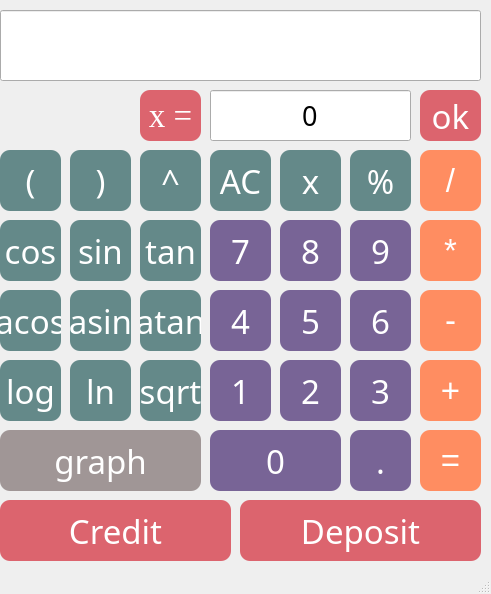
<?xml version="1.0" encoding="UTF-8"?>
<ui version="4.0">
 <class>MainWindow</class>
 <widget class="QMainWindow" name="MainWindow">
  <property name="geometry">
   <rect>
    <x>0</x>
    <y>0</y>
    <width>491</width>
    <height>594</height>
   </rect>
  </property>
  <property name="cursor">
   <cursorShape>ArrowCursor</cursorShape>
  </property>
  <property name="mouseTracking">
   <bool>false</bool>
  </property>
  <property name="windowTitle">
   <string>MainWindow</string>
  </property>
  <widget class="QWidget" name="centralwidget">
   <widget class="QLineEdit" name="Result_show">
    <property name="geometry">
     <rect>
      <x>0</x>
      <y>10</y>
      <width>481</width>
      <height>71</height>
     </rect>
    </property>
    <property name="font">
     <font>
      <family>Baskerville</family>
      <pointsize>20</pointsize>
     </font>
    </property>
    <property name="cursor">
     <cursorShape>ArrowCursor</cursorShape>
    </property>
    <property name="alignment">
     <set>Qt::AlignRight|Qt::AlignTrailing|Qt::AlignVCenter</set>
    </property>
    <property name="readOnly">
     <bool>true</bool>
    </property>
   </widget>
   <widget class="QLineEdit" name="x_num">
    <property name="geometry">
     <rect>
      <x>210</x>
      <y>90</y>
      <width>201</width>
      <height>51</height>
     </rect>
    </property>
    <property name="font">
     <font>
      <family>Baskerville</family>
      <pointsize>20</pointsize>
     </font>
    </property>
    <property name="cursor">
     <cursorShape>ArrowCursor</cursorShape>
    </property>
    <property name="tabletTracking">
     <bool>false</bool>
    </property>
    <property name="text">
     <string>0</string>
    </property>
    <property name="alignment">
     <set>Qt::AlignCenter</set>
    </property>
    <property name="readOnly">
     <bool>true</bool>
    </property>
   </widget>
   <widget class="QPushButton" name="pushButton_openbracket">
    <property name="geometry">
     <rect>
      <x>0</x>
      <y>150</y>
      <width>61</width>
      <height>61</height>
     </rect>
    </property>
    <property name="font">
     <font>
      <family>Baskerville</family>
      <pointsize>-1</pointsize>
     </font>
    </property>
    <property name="styleSheet">
     <string notr="true">QPushButton {
    border-radius:  10px;
    background-color:  rgb(100, 137, 137);
    color:  rgb(255, 255, 255);
    font-size:  33px;
}

QPushButton:pressed {
    background-color:  rgb(158, 188, 108);
}</string>
    </property>
    <property name="text">
     <string>(</string>
    </property>
   </widget>
   <widget class="QPushButton" name="pushButton_closebracket">
    <property name="geometry">
     <rect>
      <x>70</x>
      <y>150</y>
      <width>61</width>
      <height>61</height>
     </rect>
    </property>
    <property name="font">
     <font>
      <family>Baskerville</family>
      <pointsize>-1</pointsize>
     </font>
    </property>
    <property name="styleSheet">
     <string notr="true">QPushButton {
    border-radius:  10px;
    background-color:  rgb(100, 137, 137);
    color:  rgb(255, 255, 255);
    font-size:  33px;
}

QPushButton:pressed {
    background-color:  rgb(158, 188, 108);
}</string>
    </property>
    <property name="text">
     <string>)</string>
    </property>
   </widget>
   <widget class="QPushButton" name="pushButton_pow">
    <property name="geometry">
     <rect>
      <x>140</x>
      <y>150</y>
      <width>61</width>
      <height>61</height>
     </rect>
    </property>
    <property name="font">
     <font>
      <family>Baskerville</family>
      <pointsize>-1</pointsize>
     </font>
    </property>
    <property name="styleSheet">
     <string notr="true">QPushButton {
    border-radius:  10px;
    background-color:  rgb(100, 137, 137);
    color:  rgb(255, 255, 255);
    font-size:  33px;
}

QPushButton:pressed {
    background-color:  rgb(158, 188, 108);
}</string>
    </property>
    <property name="text">
     <string>^</string>
    </property>
   </widget>
   <widget class="QPushButton" name="pushButton_AC">
    <property name="geometry">
     <rect>
      <x>210</x>
      <y>150</y>
      <width>61</width>
      <height>61</height>
     </rect>
    </property>
    <property name="font">
     <font>
      <family>Baskerville</family>
      <pointsize>-1</pointsize>
     </font>
    </property>
    <property name="styleSheet">
     <string notr="true">QPushButton {
    border-radius:  10px;
    background-color:  rgb(100, 137, 137);
    color:  rgb(255, 255, 255);
    font-size:  33px;
}

QPushButton:pressed {
    background-color:  rgb(158, 188, 108);
}</string>
    </property>
    <property name="text">
     <string>AC</string>
    </property>
   </widget>
   <widget class="QPushButton" name="pushButton_cos">
    <property name="geometry">
     <rect>
      <x>0</x>
      <y>220</y>
      <width>61</width>
      <height>61</height>
     </rect>
    </property>
    <property name="font">
     <font>
      <family>Baskerville</family>
      <pointsize>-1</pointsize>
     </font>
    </property>
    <property name="styleSheet">
     <string notr="true">QPushButton {
    border-radius:  10px;
    background-color:  rgb(100, 137, 137);
    color:  rgb(255, 255, 255);
    font-size:  33px;
}

QPushButton:pressed {
    background-color:  rgb(158, 188, 108);
}</string>
    </property>
    <property name="text">
     <string>cos</string>
    </property>
   </widget>
   <widget class="QPushButton" name="pushButton_x">
    <property name="geometry">
     <rect>
      <x>280</x>
      <y>150</y>
      <width>61</width>
      <height>61</height>
     </rect>
    </property>
    <property name="font">
     <font>
      <family>Baskerville</family>
      <pointsize>-1</pointsize>
     </font>
    </property>
    <property name="styleSheet">
     <string notr="true">QPushButton {
    border-radius:  10px;
    background-color:  rgb(100, 137, 137);
    color:  rgb(255, 255, 255);
    font-size:  33px;
}

QPushButton:pressed {
    background-color:  rgb(158, 188, 108);
}</string>
    </property>
    <property name="text">
     <string>x</string>
    </property>
   </widget>
   <widget class="QPushButton" name="pushButton_sin">
    <property name="geometry">
     <rect>
      <x>70</x>
      <y>220</y>
      <width>61</width>
      <height>61</height>
     </rect>
    </property>
    <property name="font">
     <font>
      <family>Baskerville</family>
      <pointsize>-1</pointsize>
     </font>
    </property>
    <property name="styleSheet">
     <string notr="true">QPushButton {
    border-radius:  10px;
    background-color:  rgb(100, 137, 137);
    color:  rgb(255, 255, 255);
    font-size:  33px;
}

QPushButton:pressed {
    background-color:  rgb(158, 188, 108);
}</string>
    </property>
    <property name="text">
     <string>sin</string>
    </property>
   </widget>
   <widget class="QPushButton" name="pushButton_tan">
    <property name="geometry">
     <rect>
      <x>140</x>
      <y>220</y>
      <width>61</width>
      <height>61</height>
     </rect>
    </property>
    <property name="font">
     <font>
      <family>Baskerville</family>
      <pointsize>-1</pointsize>
     </font>
    </property>
    <property name="styleSheet">
     <string notr="true">QPushButton {
    border-radius:  10px;
    background-color:  rgb(100, 137, 137);
    color:  rgb(255, 255, 255);
    font-size:  33px;
}

QPushButton:pressed {
    background-color:  rgb(158, 188, 108);
}</string>
    </property>
    <property name="text">
     <string>tan</string>
    </property>
   </widget>
   <widget class="QPushButton" name="pushButton_7">
    <property name="geometry">
     <rect>
      <x>210</x>
      <y>220</y>
      <width>61</width>
      <height>61</height>
     </rect>
    </property>
    <property name="font">
     <font>
      <family>Baskerville</family>
      <pointsize>-1</pointsize>
     </font>
    </property>
    <property name="styleSheet">
     <string notr="true">QPushButton {
border-radius:  10px;
    background-color:  rgb(120, 100, 150);
    color:  rgb(255, 255, 255);
    font-size:  33px;
}
QPushButton:pressed {
background-color: rgb(150, 90, 200);
}</string>
    </property>
    <property name="text">
     <string>7</string>
    </property>
   </widget>
   <widget class="QPushButton" name="pushButton_acos">
    <property name="geometry">
     <rect>
      <x>0</x>
      <y>290</y>
      <width>61</width>
      <height>61</height>
     </rect>
    </property>
    <property name="font">
     <font>
      <family>Baskerville</family>
      <pointsize>-1</pointsize>
     </font>
    </property>
    <property name="styleSheet">
     <string notr="true">QPushButton {
    border-radius:  10px;
    background-color:  rgb(100, 137, 137);
    color:  rgb(255, 255, 255);
    font-size:  33px;
}

QPushButton:pressed {
    background-color:  rgb(158, 188, 108);
}</string>
    </property>
    <property name="text">
     <string>acos</string>
    </property>
   </widget>
   <widget class="QPushButton" name="pushButton_8">
    <property name="geometry">
     <rect>
      <x>280</x>
      <y>220</y>
      <width>61</width>
      <height>61</height>
     </rect>
    </property>
    <property name="font">
     <font>
      <family>Baskerville</family>
      <pointsize>-1</pointsize>
     </font>
    </property>
    <property name="styleSheet">
     <string notr="true">QPushButton {
border-radius:  10px;
    background-color:  rgb(120, 100, 150);
    color:  rgb(255, 255, 255);
    font-size:  33px;
}
QPushButton:pressed {
background-color: rgb(150, 90, 200);
}</string>
    </property>
    <property name="text">
     <string>8</string>
    </property>
   </widget>
   <widget class="QPushButton" name="pushButton_4">
    <property name="geometry">
     <rect>
      <x>210</x>
      <y>290</y>
      <width>61</width>
      <height>61</height>
     </rect>
    </property>
    <property name="font">
     <font>
      <family>Baskerville</family>
      <pointsize>-1</pointsize>
     </font>
    </property>
    <property name="styleSheet">
     <string notr="true">QPushButton {
border-radius:  10px;
    background-color:  rgb(120, 100, 150);
    color:  rgb(255, 255, 255);
    font-size:  33px;
}
QPushButton:pressed {
background-color: rgb(150, 90, 200);
}</string>
    </property>
    <property name="text">
     <string>4</string>
    </property>
   </widget>
   <widget class="QPushButton" name="pushButton_atan">
    <property name="geometry">
     <rect>
      <x>140</x>
      <y>290</y>
      <width>61</width>
      <height>61</height>
     </rect>
    </property>
    <property name="font">
     <font>
      <family>Baskerville</family>
      <pointsize>-1</pointsize>
     </font>
    </property>
    <property name="styleSheet">
     <string notr="true">QPushButton {
    border-radius:  10px;
    background-color:  rgb(100, 137, 137);
    color:  rgb(255, 255, 255);
    font-size:  33px;
}

QPushButton:pressed {
    background-color:  rgb(158, 188, 108);
}</string>
    </property>
    <property name="text">
     <string>atan</string>
    </property>
   </widget>
   <widget class="QPushButton" name="pushButton_asin">
    <property name="geometry">
     <rect>
      <x>70</x>
      <y>290</y>
      <width>61</width>
      <height>61</height>
     </rect>
    </property>
    <property name="font">
     <font>
      <family>Baskerville</family>
      <pointsize>-1</pointsize>
     </font>
    </property>
    <property name="styleSheet">
     <string notr="true">QPushButton {
    border-radius:  10px;
    background-color:  rgb(100, 137, 137);
    color:  rgb(255, 255, 255);
    font-size:  33px;
}

QPushButton:pressed {
    background-color:  rgb(158, 188, 108);
}</string>
    </property>
    <property name="text">
     <string>asin</string>
    </property>
   </widget>
   <widget class="QPushButton" name="pushButton_5">
    <property name="geometry">
     <rect>
      <x>280</x>
      <y>290</y>
      <width>61</width>
      <height>61</height>
     </rect>
    </property>
    <property name="font">
     <font>
      <family>Baskerville</family>
      <pointsize>-1</pointsize>
     </font>
    </property>
    <property name="styleSheet">
     <string notr="true">QPushButton {
border-radius:  10px;
    background-color:  rgb(120, 100, 150);
    color:  rgb(255, 255, 255);
    font-size:  33px;
}
QPushButton:pressed {
background-color: rgb(150, 90, 200);
}</string>
    </property>
    <property name="text">
     <string>5</string>
    </property>
   </widget>
   <widget class="QPushButton" name="pushButton_ln">
    <property name="geometry">
     <rect>
      <x>70</x>
      <y>360</y>
      <width>61</width>
      <height>61</height>
     </rect>
    </property>
    <property name="font">
     <font>
      <family>Baskerville</family>
      <pointsize>-1</pointsize>
     </font>
    </property>
    <property name="styleSheet">
     <string notr="true">QPushButton {
    border-radius:  10px;
    background-color:  rgb(100, 137, 137);
    color:  rgb(255, 255, 255);
    font-size:  33px;
}

QPushButton:pressed {
    background-color:  rgb(158, 188, 108);
}</string>
    </property>
    <property name="text">
     <string>ln</string>
    </property>
   </widget>
   <widget class="QPushButton" name="pushButton_log">
    <property name="geometry">
     <rect>
      <x>0</x>
      <y>360</y>
      <width>61</width>
      <height>61</height>
     </rect>
    </property>
    <property name="font">
     <font>
      <family>Baskerville</family>
      <pointsize>-1</pointsize>
     </font>
    </property>
    <property name="styleSheet">
     <string notr="true">QPushButton {
    border-radius:  10px;
    background-color:  rgb(100, 137, 137);
    color:  rgb(255, 255, 255);
    font-size:  33px;
}

QPushButton:pressed {
    background-color:  rgb(158, 188, 108);
}</string>
    </property>
    <property name="text">
     <string>log</string>
    </property>
   </widget>
   <widget class="QPushButton" name="pushButton_1">
    <property name="geometry">
     <rect>
      <x>210</x>
      <y>360</y>
      <width>61</width>
      <height>61</height>
     </rect>
    </property>
    <property name="font">
     <font>
      <family>Baskerville</family>
      <pointsize>-1</pointsize>
     </font>
    </property>
    <property name="styleSheet">
     <string notr="true">QPushButton {
border-radius:  10px;
    background-color:  rgb(120, 100, 150);
    color:  rgb(255, 255, 255);
    font-size:  33px;
}
QPushButton:pressed {
background-color: rgb(150, 90, 200);
}</string>
    </property>
    <property name="text">
     <string>1</string>
    </property>
   </widget>
   <widget class="QPushButton" name="pushButton_sqrt">
    <property name="geometry">
     <rect>
      <x>140</x>
      <y>360</y>
      <width>61</width>
      <height>61</height>
     </rect>
    </property>
    <property name="font">
     <font>
      <family>Baskerville</family>
      <pointsize>-1</pointsize>
     </font>
    </property>
    <property name="styleSheet">
     <string notr="true">QPushButton {
    border-radius:  10px;
    background-color:  rgb(100, 137, 137);
    color:  rgb(255, 255, 255);
    font-size:  33px;
}

QPushButton:pressed {
    background-color:  rgb(158, 188, 108);
}</string>
    </property>
    <property name="text">
     <string>sqrt</string>
    </property>
   </widget>
   <widget class="QPushButton" name="pushButton_9">
    <property name="geometry">
     <rect>
      <x>350</x>
      <y>220</y>
      <width>61</width>
      <height>61</height>
     </rect>
    </property>
    <property name="font">
     <font>
      <family>Baskerville</family>
      <pointsize>-1</pointsize>
     </font>
    </property>
    <property name="styleSheet">
     <string notr="true">QPushButton {
border-radius:  10px;
    background-color:  rgb(120, 100, 150);
    color:  rgb(255, 255, 255);
    font-size:  33px;
}
QPushButton:pressed {
background-color: rgb(150, 90, 200);
}</string>
    </property>
    <property name="text">
     <string>9</string>
    </property>
   </widget>
   <widget class="QPushButton" name="pushButton_2">
    <property name="geometry">
     <rect>
      <x>280</x>
      <y>360</y>
      <width>61</width>
      <height>61</height>
     </rect>
    </property>
    <property name="font">
     <font>
      <family>Baskerville</family>
      <pointsize>-1</pointsize>
     </font>
    </property>
    <property name="styleSheet">
     <string notr="true">QPushButton {
border-radius:  10px;
    background-color:  rgb(120, 100, 150);
    color:  rgb(255, 255, 255);
    font-size:  33px;
}
QPushButton:pressed {
background-color: rgb(150, 90, 200);
}</string>
    </property>
    <property name="text">
     <string>2</string>
    </property>
   </widget>
   <widget class="QPushButton" name="pushButton_mod">
    <property name="geometry">
     <rect>
      <x>350</x>
      <y>150</y>
      <width>61</width>
      <height>61</height>
     </rect>
    </property>
    <property name="font">
     <font>
      <family>Baskerville</family>
      <pointsize>-1</pointsize>
     </font>
    </property>
    <property name="styleSheet">
     <string notr="true">QPushButton {
    border-radius:  10px;
    background-color:  rgb(100, 137, 137);
    color:  rgb(255, 255, 255);
    font-size:  33px;
}

QPushButton:pressed {
    background-color:  rgb(158, 188, 108);
}</string>
    </property>
    <property name="text">
     <string>%</string>
    </property>
   </widget>
   <widget class="QPushButton" name="pushButton_3">
    <property name="geometry">
     <rect>
      <x>350</x>
      <y>360</y>
      <width>61</width>
      <height>61</height>
     </rect>
    </property>
    <property name="font">
     <font>
      <family>Baskerville</family>
      <pointsize>-1</pointsize>
     </font>
    </property>
    <property name="styleSheet">
     <string notr="true">QPushButton {
border-radius:  10px;
    background-color:  rgb(120, 100, 150);
    color:  rgb(255, 255, 255);
    font-size:  33px;
}
QPushButton:pressed {
background-color: rgb(150, 90, 200);
}</string>
    </property>
    <property name="text">
     <string>3</string>
    </property>
   </widget>
   <widget class="QPushButton" name="pushButton_6">
    <property name="geometry">
     <rect>
      <x>350</x>
      <y>290</y>
      <width>61</width>
      <height>61</height>
     </rect>
    </property>
    <property name="font">
     <font>
      <family>Baskerville</family>
      <pointsize>-1</pointsize>
     </font>
    </property>
    <property name="styleSheet">
     <string notr="true">QPushButton {
border-radius:  10px;
    background-color:  rgb(120, 100, 150);
    color:  rgb(255, 255, 255);
    font-size:  33px;
}
QPushButton:pressed {
background-color: rgb(150, 90, 200);
}</string>
    </property>
    <property name="text">
     <string>6</string>
    </property>
   </widget>
   <widget class="QPushButton" name="pushButton_x_num">
    <property name="geometry">
     <rect>
      <x>140</x>
      <y>90</y>
      <width>61</width>
      <height>51</height>
     </rect>
    </property>
    <property name="font">
     <font>
      <family>Georgia</family>
      <pointsize>-1</pointsize>
     </font>
    </property>
    <property name="styleSheet">
     <string notr="true">QPushButton {
    border-radius:  10px;
    background-color: rgb(220, 100, 110);
    color:  rgb(255, 255, 255);
    font-size:  33px;
}

QPushButton:pressed {
    background-color:  rgb(197, 70, 83);
}</string>
    </property>
    <property name="text">
     <string>x =</string>
    </property>
   </widget>
   <widget class="QPushButton" name="pushButton_ok">
    <property name="geometry">
     <rect>
      <x>420</x>
      <y>90</y>
      <width>61</width>
      <height>51</height>
     </rect>
    </property>
    <property name="font">
     <font>
      <family>Baskerville</family>
      <pointsize>-1</pointsize>
     </font>
    </property>
    <property name="styleSheet">
     <string notr="true">QPushButton {
    border-radius:  10px;
    background-color: rgb(220, 100, 110);
    color:  rgb(255, 255, 255);
    font-size:  33px;
}

QPushButton:pressed {
    background-color:  rgb(197, 70, 83);
}</string>
    </property>
    <property name="text">
     <string>ok</string>
    </property>
   </widget>
   <widget class="QPushButton" name="pushButton_graph">
    <property name="geometry">
     <rect>
      <x>0</x>
      <y>430</y>
      <width>201</width>
      <height>61</height>
     </rect>
    </property>
    <property name="font">
     <font>
      <family>Baskerville</family>
      <pointsize>-1</pointsize>
     </font>
    </property>
    <property name="styleSheet">
     <string notr="true">QPushButton {
border-radius:  10px;
    background-color:  rgb(160, 150, 150);
    color:  rgb(255, 255, 255);
    font-size:  33px;
}
QPushButton:pressed {
background-color: rgb(107, 116, 200);
}</string>
    </property>
    <property name="text">
     <string>graph</string>
    </property>
   </widget>
   <widget class="QPushButton" name="credit">
    <property name="geometry">
     <rect>
      <x>0</x>
      <y>500</y>
      <width>231</width>
      <height>61</height>
     </rect>
    </property>
    <property name="font">
     <font>
      <family>Baskerville</family>
      <pointsize>-1</pointsize>
     </font>
    </property>
    <property name="mouseTracking">
     <bool>true</bool>
    </property>
    <property name="styleSheet">
     <string notr="true">QPushButton {
    border-radius:  10px;
    background-color: rgb(220, 100, 110);
    color:  rgb(255, 255, 255);
    font-size:  33px;
}

QPushButton:pressed {
    background-color:  rgb(197, 70, 83);
}</string>
    </property>
    <property name="text">
     <string>Credit</string>
    </property>
   </widget>
   <widget class="QPushButton" name="pushButton_0">
    <property name="geometry">
     <rect>
      <x>210</x>
      <y>430</y>
      <width>131</width>
      <height>61</height>
     </rect>
    </property>
    <property name="font">
     <font>
      <family>Baskerville</family>
      <pointsize>-1</pointsize>
     </font>
    </property>
    <property name="styleSheet">
     <string notr="true">QPushButton {
border-radius:  10px;
    background-color:  rgb(120, 100, 150);
    color:  rgb(255, 255, 255);
    font-size:  33px;
}
QPushButton:pressed {
background-color: rgb(150, 90, 200);
}</string>
    </property>
    <property name="text">
     <string>0</string>
    </property>
   </widget>
   <widget class="QPushButton" name="pushButton_dot">
    <property name="geometry">
     <rect>
      <x>350</x>
      <y>430</y>
      <width>61</width>
      <height>61</height>
     </rect>
    </property>
    <property name="font">
     <font>
      <family>Baskerville</family>
      <pointsize>-1</pointsize>
     </font>
    </property>
    <property name="styleSheet">
     <string notr="true">QPushButton {
border-radius:  10px;
    background-color:  rgb(120, 100, 150);
    color:  rgb(255, 255, 255);
    font-size:  33px;
}
QPushButton:pressed {
background-color: rgb(150, 90, 200);
}</string>
    </property>
    <property name="text">
     <string>.</string>
    </property>
   </widget>
   <widget class="QPushButton" name="pushButton_eq">
    <property name="geometry">
     <rect>
      <x>420</x>
      <y>430</y>
      <width>61</width>
      <height>61</height>
     </rect>
    </property>
    <property name="styleSheet">
     <string notr="true">QPushButton {
    border-radius:  10px;
    background-color:  rgb(255, 141, 97);
    color:  rgb(255, 255, 255);
    font-size:  33px;
}

QPushButton:pressed {
    background-color:  rgb(255, 100, 69);
}</string>
    </property>
    <property name="text">
     <string>=</string>
    </property>
   </widget>
   <widget class="QPushButton" name="pushButton_sub">
    <property name="geometry">
     <rect>
      <x>420</x>
      <y>290</y>
      <width>61</width>
      <height>61</height>
     </rect>
    </property>
    <property name="styleSheet">
     <string notr="true">QPushButton {
    border-radius:  10px;
    background-color:  rgb(255, 141, 97);
    color:  rgb(255, 255, 255);
    font-size:  33px;
}

QPushButton:pressed {
    background-color:  rgb(255, 100, 69);
}</string>
    </property>
    <property name="text">
     <string>-</string>
    </property>
   </widget>
   <widget class="QPushButton" name="pushButton_div">
    <property name="geometry">
     <rect>
      <x>420</x>
      <y>150</y>
      <width>61</width>
      <height>61</height>
     </rect>
    </property>
    <property name="styleSheet">
     <string notr="true">QPushButton {
    border-radius:  10px;
    background-color:  rgb(255, 141, 97);
    color:  rgb(255, 255, 255);
    font-size:  33px;
}

QPushButton:pressed {
    background-color:  rgb(255, 100, 69);
}</string>
    </property>
    <property name="text">
     <string>/</string>
    </property>
   </widget>
   <widget class="QPushButton" name="pushButton_mul">
    <property name="geometry">
     <rect>
      <x>420</x>
      <y>220</y>
      <width>61</width>
      <height>61</height>
     </rect>
    </property>
    <property name="styleSheet">
     <string notr="true">QPushButton {
    border-radius:  10px;
    background-color:  rgb(255, 141, 97);
    color:  rgb(255, 255, 255);
    font-size:  33px;
}

QPushButton:pressed {
    background-color:  rgb(255, 100, 69);
}</string>
    </property>
    <property name="text">
     <string>*</string>
    </property>
   </widget>
   <widget class="QPushButton" name="pushButton_sum">
    <property name="geometry">
     <rect>
      <x>420</x>
      <y>360</y>
      <width>61</width>
      <height>61</height>
     </rect>
    </property>
    <property name="styleSheet">
     <string notr="true">QPushButton {
    border-radius:  10px;
    background-color:  rgb(255, 141, 97);
    color:  rgb(255, 255, 255);
    font-size:  33px;
}

QPushButton:pressed {
    background-color:  rgb(255, 100, 69);
}</string>
    </property>
    <property name="text">
     <string>+</string>
    </property>
   </widget>
   <widget class="QPushButton" name="deposit">
    <property name="geometry">
     <rect>
      <x>240</x>
      <y>500</y>
      <width>241</width>
      <height>61</height>
     </rect>
    </property>
    <property name="font">
     <font>
      <family>Baskerville</family>
      <pointsize>-1</pointsize>
     </font>
    </property>
    <property name="styleSheet">
     <string notr="true">QPushButton {
    border-radius:  10px;
    background-color: rgb(220, 100, 110);
    color:  rgb(255, 255, 255);
    font-size:  33px;
}

QPushButton:pressed {
    background-color:  rgb(197, 70, 83);
}</string>
    </property>
    <property name="text">
     <string>Deposit</string>
    </property>
   </widget>
  </widget>
  <widget class="QMenuBar" name="menubar">
   <property name="geometry">
    <rect>
     <x>0</x>
     <y>0</y>
     <width>491</width>
     <height>24</height>
    </rect>
   </property>
  </widget>
  <widget class="QStatusBar" name="statusbar"/>
 </widget>
 <resources/>
 <connections/>
</ui>
